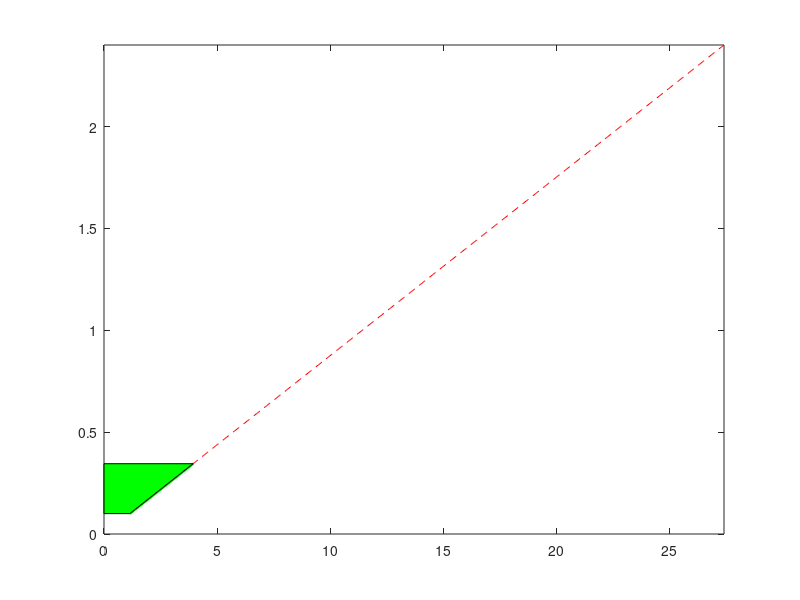

Source code (MATLAB): (Note: this script raises an error after producing the figure.)
clear all
close all

SenVert = 30;
SenHoriz = 90;
MountAngle = 10; %+ve clockwise
Alpha = ((SenVert/2) + MountAngle)*(pi/180);
Beta = ((SenVert/2) - MountAngle)*(pi/180); %FOV looking down
Gamma = 0.1*(pi/180);

BLength = 1;
BHeight = 0.4;
WAngle = 45*(pi/180);
% Wy = linspace(BHeight,2.4,(((2.4-BHeight)/0.005))+1); %increment 5mm
% Wx = Wy/tan(WAngle);
% Wx = transpose(Wx);

GroundPresep = 4;

ObjHeightPersep = 0.3;

ObjHeightPersep2 = 0.1;

ObjDistancePersep = 1.3;

ClrObjHeight = 1.7;


% ZPos = linspace(0.1,2.4,47); %increment 50mm
% ZPos = linspace(0.1,2.4,24); %increment 100mm
% ZPos = linspace(0.1,2.4,231); %increment 10mm
ZPos = linspace(0.1,2.4,461); %increment 5mm
ZPosT = transpose(ZPos);

Ground = ZPosT/tan(Beta);
GroundCrit = NaN([size(Ground,1),1]);
ZPosGround = NaN([size(ZPosT,1),1]);

cGnd = 1;
for a = 1:size(Ground,1)
    if Ground(a,1) < GroundPresep
        GroundCrit(cGnd,1) = Ground(a,1);
        ZPosGround(cGnd,1) = ZPosT(a,1);
        if ZPosGround(cGnd,1) > BHeight
            Wx = (ZPosGround(cGnd,1) - BHeight)/tan(WAngle);
            if ZPosGround(cGnd,1) < BHeight + (BLength + Wx)*tan(Beta)
                GroundCrit(cGnd,1) = NaN;
                ZPosGround(cGnd,1) = NaN;
            end
        end
        
        cGnd = cGnd+1;
    end
end

ZPosGroundA = ZPosGround;
ZPosGroundA(isnan(ZPosGround)) = 0;
gH = zeros(2);
gL = zeros(2);
if norm(ZPosGroundA) > 0
    if max(ZPosGround) > BHeight
        gzH(1) = ZPosGround(find(ZPosGround >= BHeight + (BLength)*tan(Beta), 1, 'first'));
        gzH(2) = ZPosGround(find(ZPosGround >= BHeight + (BLength + Wx)*tan(Beta), 1, 'last'));
        ggH(1) = GroundCrit(find(ZPosGround >= BHeight + (BLength)*tan(Beta), 1, 'first'));
        ggH(2) = GroundCrit(find(ZPosGround >= BHeight + (BLength + Wx)*tan(Beta), 1, 'last'));

        gH = [ggH(1) gzH(1); ggH(2) gzH(2)];

    end

    gzL(1) = ZPosGround(find(ZPosGround <= BHeight, 1, 'first'));
    gzL(2) = ZPosGround(find(ZPosGround <= BHeight, 1, 'last'));
    ggL(1) = GroundCrit(find(ZPosGround <= BHeight, 1, 'first'));
    ggL(2) = GroundCrit(find(ZPosGround <= BHeight, 1, 'last'));

    gL = [ggL(1) gzL(1); ggL(2) gzL(2)];
end

figure
h = plot(Ground,ZPosT,'r--',GroundCrit,ZPosGround,'g','LineWidth',2');
xlim([0 Ground(end)])
ylim([0 ZPosT(end)])

patch([0,gH(1,1),gH(2,1), 0],[gH(1,2),gH(1,2),gH(2,2), gH(2,2)],'g')
patch([0,gL(1,1),gL(2,1), 0],[gL(1,2),gL(1,2),gL(2,2), gL(2,2)],'g')
alpha(.5)

uistack(h(2),'top')

grid ('on')
grid ('minor')
title('Sensor height vs Distance to perceive Gnd')
xlabel('Distance to perceive (m)')
ylabel('Sensor height (Z-position (m))')
% legend('All','Target criteria (2 m)','Location','northwest')
legend('All',['Target criteria ' num2str(GroundPresep) 'm'],'Location','northwest')